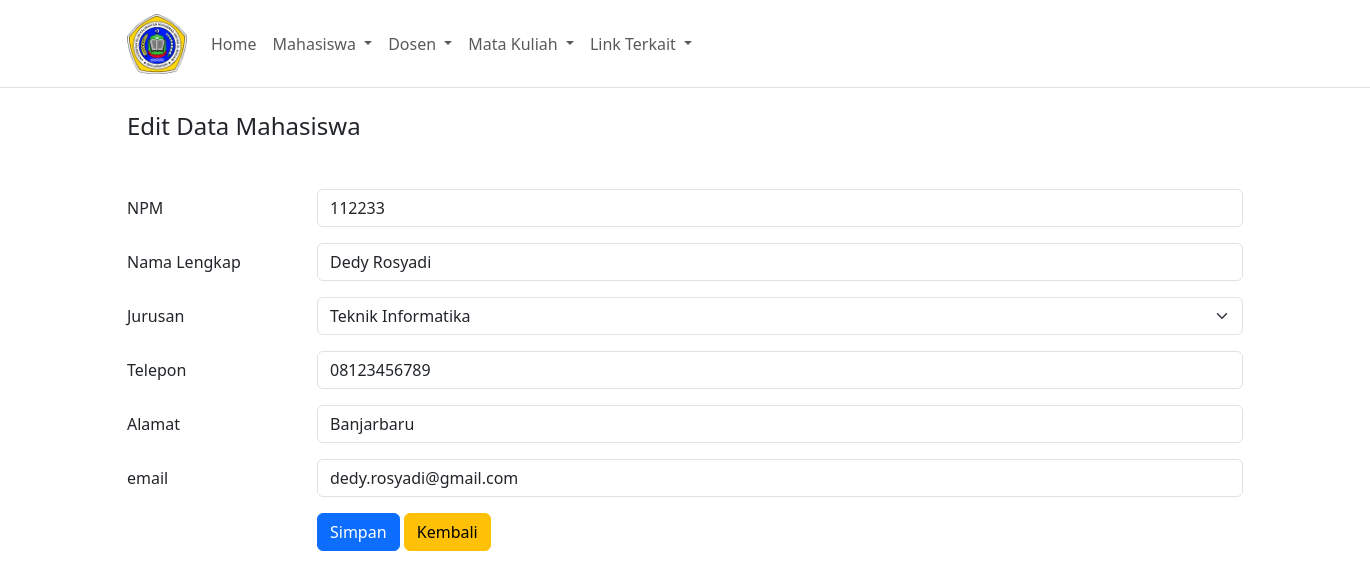
The page /?page=mahasiswaEdit&id=1 on the database its author committed.
### tables this page shows
CREATE TABLE `mahasiswa` (
  `id` int(11) NOT NULL,
  `npm` varchar(10) NOT NULL,
  `nama` varchar(200) NOT NULL,
  `jurusan` varchar(5) NOT NULL,
  `telepon` varchar(15) NOT NULL,
  `alamat` varchar(200) NOT NULL,
  `email` varchar(100) NOT NULL
);

### mahasiswa/edit.php (the view, shortened to what this page needs)
<?php
include 'connection.php';
$id = $_GET['id'];
$query = mysqli_query($con, "SELECT * FROM mahasiswa WHERE id = $id");
$data = mysqli_fetch_array($query);
?>
<h4 class="mb-5">Edit Data Mahasiswa</h4>
<form action="" method="post">
    <div class="mb-3 row">
        <label for="npm" class="col-sm-2 col-form-label">NPM</label>
        <div class="col-sm-10">
            <input type="text" name="npm" class="form-control" placeholder="Masukan npm..."
                value="<?= $data['npm']; ?>">
        </div>
    </div>
    <div class="mb-3 row">
        <label for="nama" class="col-sm-2 col-form-label">Nama Lengkap</label>
        <div class="col-sm-10">
            <input type="text" name="nama" class="form-control" placeholder="Masukan nama lengkap..."
                value="<?= $data['nama']; ?>">
        </div>
    </div>
    <div class="mb-3 row">
        <label for="jurusan" class="col-sm-2 col-form-label">Jurusan</label>
        <div class="col-sm-10">
            <select class="form-select" name="jurusan">
                <option value="TI" <?php echo ($data['jurusan'] == 'TI') ? "selected" : ""; ?>>Teknik Informatika</option>
            </select>
        </div>
    </div>
    <div class="mb-3 row">
        <label for="telepon" class="col-sm-2 col-form-label">Telepon</label>
        <div class="col-sm-10">
            <input type="text" name="telepon" class="form-control" placeholder="Masukan telepon..."
                value="<?= $data['telepon']; ?>">
        </div>
    </div>
    <div class="mb-3 row">
        <label for="alamat" class="col-sm-2 col-form-label">Alamat</label>
        <div class="col-sm-10">
            <input type="text" name="alamat" class="form-control" placeholder="Masukan alamat ..."
                value="<?= $data['alamat'] ?>">
        </div>
    </div>
    <div class="mb-3 row">
        <label for="email" class="col-sm-2 col-form-label">email</label>
        <div class="col-sm-10">
            <input type="text" name="email" class="form-control" placeholder="Masukan email..."
                value="<?= $data['email'] ?>">
        </div>
    </div>
    <div class="row">
        <div class="offset-md-2">
            <input type="submit" name="submit" value="Simpan" class="btn btn-primary">
            <a href="?page=mahasiswa" class="btn btn-warning">Kembali</a>
        </div>
    </div>
</form>

### rows shown on the page
mahasiswa: npm "112233", nama "Dedy Rosyadi", jurusan "Teknik Informatika", telepon "08123456789", alamat "Banjarbaru", email "dedy.rosyadi@gmail.com"
